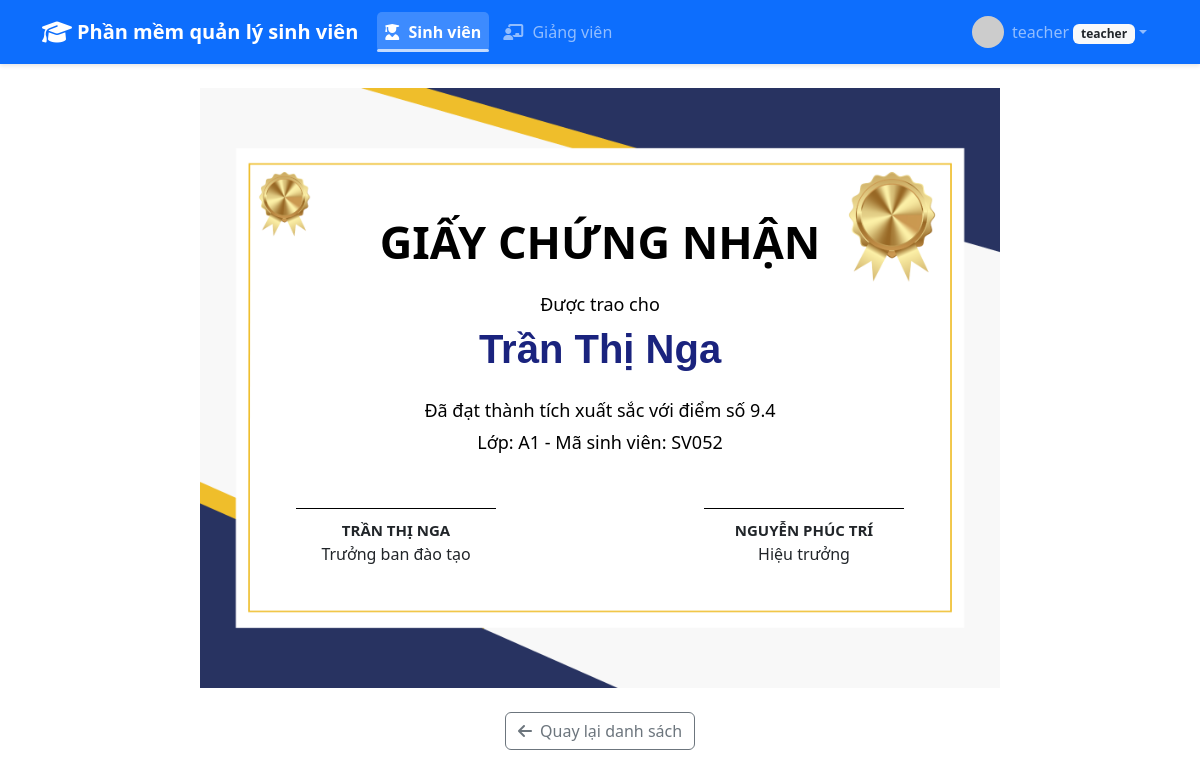
Screenshot of /students/82/certificate (signed in) with the database file from the repository.
### app/models.py (models this page shows, shortened)
class User(db.Model, UserMixin):
    id = db.Column(db.Integer, primary_key=True)
    username = db.Column(db.String(64), unique=True, nullable=False)
    password_hash = db.Column(db.String(128), nullable=False)
    role = db.Column(db.String(20), nullable=False)
    email = db.Column(db.String(100), unique=True)
    fullname = db.Column(db.String(100))
    phone = db.Column(db.String(20))
    birthdate = db.Column(db.Date)
    gender = db.Column(db.String(10))
    avatar = db.Column(db.String(255))
    teacher_code = db.Column(db.String(20), unique=True)
    student_code = db.Column(db.String(20), unique=True)
    class_id = db.Column(db.Integer, db.ForeignKey('class.id'))
    score = db.Column(db.Float)
    updated_at = db.Column(db.DateTime, default=datetime.utcnow, onupdate=datetime.utcnow)
    reset_password_token = db.Column(db.String(128))
    reset_password_expires = db.Column(db.DateTime)
    classes = db.relationship('Class', secondary=teacher_class, backref='teachers')

class Class(db.Model):
    id = db.Column(db.Integer, primary_key=True)
    name = db.Column(db.String(50), unique=True, nullable=False)
    students = db.relationship('User', backref='class_', lazy=True, foreign_keys='User.class_id')

### app/students/routes.py (the view)
@students_bp.route('/<int:id>/certificate')
@login_required
def student_certificate(id):
    student = User.query.filter_by(id=id, role='student').first_or_404()
    if not can_view_student(student):
        flash('Bạn không có quyền xem giấy khen của sinh viên này', 'danger')
        return redirect(url_for('students.student_list'))
    if student.score is None or student.score < 8.0:
        flash('Sinh viên chưa đủ điều kiện nhận giấy khen!', 'warning')
        return redirect(url_for('students.view_student', id=student.id))
    return render_template('students/certificate.html', student=student, current_time=datetime.utcnow())

### app/__init__.py (called while the page is built)
@login_manager.user_loader
def load_user(user_id):
    from app.models import User
    return User.query.get(int(user_id))

### app/students/routes.py (called while the page is built)
def can_view_student(student):
    if current_user.role in ['admin', 'teacher']:
        return True
    if current_user.role == 'student':
        return current_user.id == student.id
    return False

### app/templates/students/certificate.html (shortened to what this page needs)
{% extends 'base.html' %}
{% block content %}
<div class="certificate-container mt-4 mb-4">
  <div class="certificate-background">
    <div class="certificate-content">
      <div class="certificate-title">GIẤY CHỨNG NHẬN</div>
      <div class="certificate-subtitle">Được trao cho</div>
      <div class="recipient-name">{{ student.fullname }}</div>
      <div class="certificate-message">
        Đã đạt thành tích xuất sắc với điểm số {{ '%.1f'|format(student.score) }}<br>
        Lớp: {{ student.class_.name if student.class_ else 'Chưa phân lớp' }} - Mã sinh viên: {{ student.student_code }}
      </div>
      <div class="certificate-signatures">
        <div class="signature-block">
          <div class="signature-line"></div>
          <div style="font-size:15px;font-weight:bold;">TRẦN THỊ NGA</div>
          <div class="signature-title" style="font-weight:normal;">Trưởng ban đào tạo</div>
        </div>
        <div class="signature-block">
          <div class="signature-line"></div>
          <div style="font-size:15px;font-weight:bold;">NGUYỄN PHÚC TRÍ</div>
          <div class="signature-title" style="font-weight:normal;">Hiệu trưởng</div>
        </div>
      </div>
    </div>
  </div>
</div>
<div class="d-flex justify-content-center mb-4 gap-3">
  <a href="{{ url_for('students.student_list') }}" class="btn btn-outline-secondary">
    <i class="fas fa-arrow-left me-1"></i> Quay lại danh sách
  </a>
</div>
{% endblock %}

### app/templates/base.html (shortened to what this page needs)
<!DOCTYPE html>
<html lang="vi">
<head>
    <link href="https://cdn.jsdelivr.net/npm/bootstrap@5.3.0-alpha1/dist/css/bootstrap.min.css" rel="stylesheet">
    <link rel="stylesheet" href="https://cdnjs.cloudflare.com/ajax/libs/font-awesome/6.1.1/css/all.min.css">
    <link rel="stylesheet" href="{{ url_for('static', filename='css/styles.css') }}">
</head>
<body>
    <nav class="navbar navbar-expand-lg navbar-dark bg-primary">
        <div class="container d-flex align-items-center justify-content-between">
            <span class="navbar-brand mb-0 d-flex align-items-center">
                <i class="fas fa-graduation-cap logo-icon"></i> Phần mềm quản lý sinh viên
            </span>
            <div class="collapse navbar-collapse" id="navbarNav">
                <ul class="navbar-nav">
                    {% if current_user.is_authenticated %}
                    {% if current_user.role == 'student' %}
                        <li class="nav-item">
                            <a class="nav-link {% if request.path.startswith('/students') %}active{% endif %}" href="{{ url_for('students.student_list') }}">
                                <i class="fas fa-user-graduate"></i> Sinh viên
                            </a>
                        </li>
                    {% else %}
                        <li class="nav-item">
                            <a class="nav-link {% if request.path.startswith('/students') %}active{% endif %}" href="{{ url_for('students.student_list') }}">
                                <i class="fas fa-user-graduate"></i> Sinh viên
                            </a>
                        </li>
                        {% if current_user.role == 'admin' or current_user.role == 'teacher' %}
                        <li class="nav-item">
                            <a class="nav-link {% if request.path.startswith('/teachers') %}active{% endif %}" href="{{ url_for('teachers.teacher_list') }}">
                                <i class="fas fa-chalkboard-teacher"></i> Giảng viên
                            </a>
                        </li>
                        {% endif %}
                    {% endif %}
                    {% endif %}
                </ul>
                <ul class="navbar-nav ms-auto">
                    {% if current_user.is_authenticated %}
                    <li class="nav-item dropdown">
                        <a class="nav-link dropdown-toggle d-flex align-items-center" href="#" id="userDropdown" role="button" data-bs-toggle="dropdown" aria-expanded="false">
                            <div class="user-avatar overflow-hidden me-2">
                                {% if current_user.avatar %}
                                    <img src="{{ current_user.avatar }}" alt="avatar" style="width:32px;height:32px;object-fit:cover;border-radius:50%;">
                                {% else %}
                                    <i class="fas fa-user fa-lg"></i>
                                {% endif %}
                            </div>
                            <span>{{ current_user.username }} <small class="badge bg-light text-dark">{{ current_user.role }}</small></span>
                        </a>
                    </li>
                    {% else %}
                    <li class="nav-item">
                        <a class="nav-link" href="{{ url_for('auth.login') }}">
                            <i class="fas fa-sign-in-alt"></i> Đăng nhập
                        </a>
                    </li>
                    {% endif %}
                </ul>
            </div>
        </div>
    </nav>
    <div class="custom-container mt-4">
        {% block content %}{% endblock %}
    </div>
</body>
</html>

### app/static/css/styles.css (style rules this page uses)
:root { --primary-color: #1e4db7; --hover-color: #1d4ed8; --bs-font-monospace: SFMono-Regular, Menlo, Monaco, Consolas, "Liberation Mono", "Courier New", monospace; --bs-font-cabin: Cabin, sans-serif; }
.navbar { box-shadow: 0 2px 4px rgba(0,0,0,0.1); }
.custom-container { width: 100%; max-width: 100%; margin-left: auto; margin-right: auto; padding-left: 15px; padding-right: 15px; }
@media (min-width: 576px) { .custom-container { max-width: 540px; } }
@media (min-width: 768px) { .custom-container { max-width: 720px; } }
@media (min-width: 992px) { .custom-container { max-width: 960px; } }
@media (min-width: 1200px) { .custom-container { max-width: 1140px; } }
.navbar-nav .nav-link { padding: 0.5rem 1rem; border-radius: 5px; transition: all 0.3s; margin: 0 3px; }
.navbar-nav .nav-link i { margin-right: 5px; }
.navbar-nav .nav-link.active { background-color: rgba(255, 255, 255, 0.2); font-weight: 600; position: relative; }
.navbar-nav .nav-link.active::after { content: ''; position: absolute; bottom: 0; left: 0; width: 100%; height: 3px; background-color: rgba(255, 255, 255, 0.7); border-radius: 3px; }
body { overflow-x: hidden; }
.navbar { padding-top: 0.5rem; padding-bottom: 0.5rem; }
.logo-icon { font-size: 1.5rem; margin-right: 5px; vertical-align: middle; }
.navbar-brand { font-weight: 600; font-size: 1.25rem; margin-right: 1rem; }
.d-flex.gap-3 { justify-content: center !important; }

### rows the page displays
User: username "teacher", role "teacher"
User: fullname "Trần Thị Nga", score "9.4", student_code "SV052"
Class: class_ "A1"
